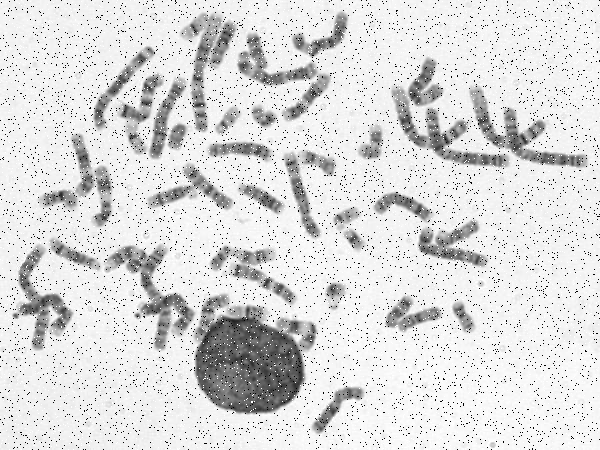
%> input picture TP1/chromosomes.tif, 600 x 450 px
$ octave yanis.m   (GNU Octave 9; MATLAB toolbox functions it lacks are replaced by stand-ins)
%> lines starting %> are read from the running program, lines starting %| are printed output that depends on the picture; in (x1, y1, x2, y2) boxes, pixels count from 0 and x2, y2 are one past the last pixel; in counts of white or black regions, pixels touching at a corner belong together; the program's own positions count from 1
%%%%%%%%%%%%%%%%%%%% PARTIE 1 - RESTAURATION DE L'IMAGE %%%%%%%%%%%%%%%%%%%%

%% Ouverture de l'image
% Importation de l'image des chromosomes dans l'environnement Matlab.
I = imread('chromosomes.tif');
%> I is the input picture: size 450x600 uint8; min 0, max 255, mean 219.6

% Vérifier si l'image est en couleur et la convertir en niveaux de gris si nécessaire.
if size(I, 3) == 3
    I = rgb2gray(I);  % Conversion en niveaux de gris si l'image est en couleur.
end

figure(1);
imshow(I);
title('Figure 1 : Image originale en niveaux de gris');

%% Filtrage médian pour suppression du bruit
% Application d'un filtre médian pour supprimer le bruit sans flouter les contours des chromosomes.
J = medfilt2(I, [5 5]);

figure(2);
imshowpair(I, J, 'montage');
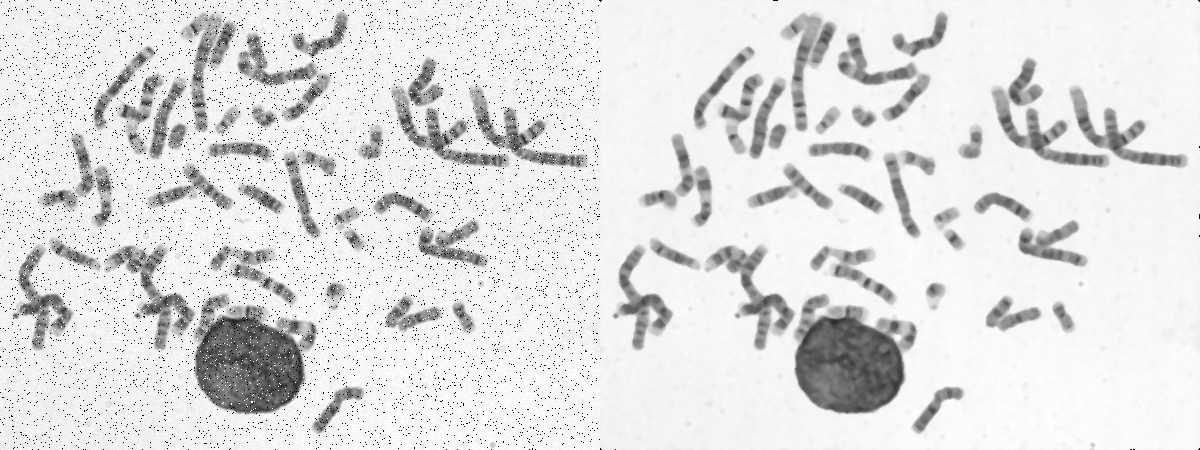
%> displayed picture: size 450x1200, on the screen's scale of 0 to 255; min 0, max 255, mean 223.6
title('Figure 2 : Image originale (gauche) et filtrée par médiane (droite)');

%% Binarisation de l'image
% Utilisation de la méthode de seuillage automatique d'Otsu pour transformer l'image en niveaux de gris
% en une image binaire (noir et blanc), ce qui permet de distinguer les chromosomes du fond.
tresh = graythresh(J);  % Calcul automatique du seuil avec la méthode d'Otsu.
%> tresh = 0.729
I_segmentation = imbinarize(J, tresh);  % Binarisation de l'image.
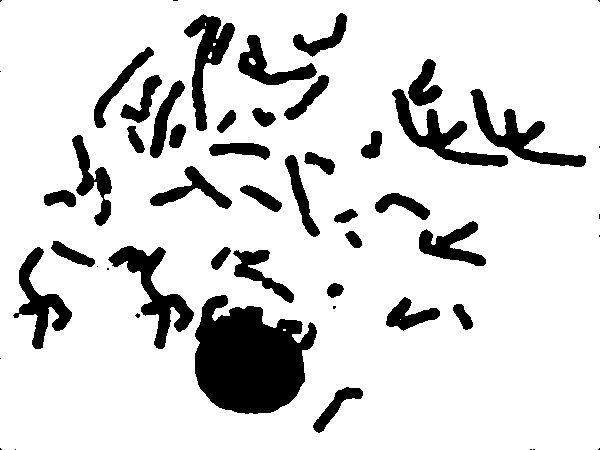
%> I_segmentation: size 450x600 logical; 84.9% white; 53 black regions (17 under 20 px), largest, box (x1, y1, x2, y2) and area: (195, 295, 317, 414) 10068, (108, 246, 194, 349) 2604, (470, 89, 586, 167) 2372

figure(3);
imshowpair(J, I_segmentation, 'montage');
title('Figure 3 : Image filtrée (gauche) et binarisée (droite)');

%% Amélioration de l'image binaire par opérations morphologiques
% Utilisation de l'ouverture morphologique pour supprimer les petites taches blanches
% tout en préservant la forme des chromosomes.
elemstrct = strel('disk', 2);  % Élément structurant circulaire de rayon 2 pixels.
I_opened = imopen(I_segmentation, elemstrct);  % Ouverture morphologique (érosion suivie de dilatation).
%> I_opened: size 450x600 logical; 84.7% white; 49 black regions (16 under 20 px), largest, box (x1, y1, x2, y2) and area: (195, 295, 317, 414) 10094, (392, 59, 508, 167) 3290, (108, 246, 194, 349) 2653

figure(4);
imshowpair(I_segmentation, I_opened, 'montage');
title('Figure 4 : Image binarisée (gauche) et après ouverture morphologique (droite)');

%% Fermeture morphologique pour combler les petits trous
% Application d'une fermeture morphologique (dilatation suivie d'érosion) pour combler les petits trous
% à l'intérieur des chromosomes et les rendre plus compacts.
I_closed = imclose(I_segmentation, elemstrct);
%> I_closed: size 450x600 logical; 84.9% white; 52 black regions (15 under 20 px), largest, box (x1, y1, x2, y2) and area: (195, 295, 317, 414) 10056, (108, 246, 194, 349) 2598, (470, 89, 586, 167) 2364

figure(5);
imshowpair(I_segmentation, I_closed, 'montage');
title('Figure 5 : Image binarisée (gauche) et après fermeture morphologique (droite)');


%%%%%%%%%%%%%%%%%%%% PARTIE 2 - DÉTECTION ET ÉTIQUETAGE DES CHROMOSOMES %%%%%%%%%%%%%%%%%%%%

%% Étape 1 : Détection des contours en soustrayant l'image érodée de l'image segmentée
% Nous allons réaliser une érosion sur l'image fermée puis soustraire cette image érodée
% de l'image segmentée afin de détecter les contours des chromosomes.

% Appliquer l'érosion sur l'image fermée
I_erosion = imerode(I_closed, elemstrct);  % Érosion de l'image fermée avec le même élément structurant
%> I_erosion: size 450x600 logical; 80.5% white; 44 black regions (9 under 20 px), largest, box (x1, y1, x2, y2) and area: (193, 293, 319, 416) 11020, (390, 57, 510, 169) 4268, (106, 244, 196, 351) 3387

% Soustraction de l'image érodée de l'image fermée pour obtenir les contours
I_contour = I_closed - I_erosion;
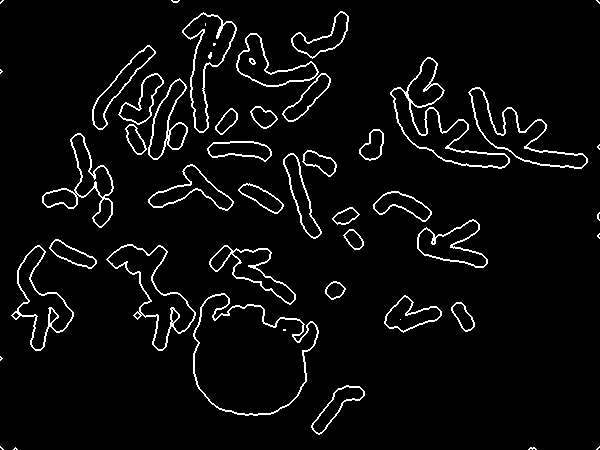
%> I_contour: size 450x600 double; values 0 (black) and 1 (white), 4.5% white in thin lines or dots

% Affichage de l'image des contours
figure;
imshow(I_contour);
title('Contours des chromosomes');

%% Étape 2 :  suppression de la  tache en filtrant par taille

% Inverser l'image binaire pour que les chromosomes soient en blanc et le fond en noir
I_inverted = imcomplement(I_segmentation);

% Définir une plage pour les tailles des objets à conserver (chromosomes)
taille_min = 150;  % Taille minimale supposée pour un chromosome
taille_max = 3000;  % Taille maximale supposée pour un chromosome

% Utiliser bwareafilt pour conserver uniquement les objets dont la taille est comprise dans cette plage
I_clean = bwareafilt(I_inverted, [taille_min, taille_max]);  % Conserver uniquement les objets dans la plage de taille
%> I_clean: size 450x600 logical; 11.4% white; 35 white regions, largest, box (x1, y1, x2, y2) and area: (108, 246, 194, 349) 2604, (470, 89, 586, 167) 2372, (392, 89, 508, 167) 2366

% Inverser à nouveau l'image pour revenir à l'image originale (chromosomes en blanc)
I_clean = imcomplement(I_clean);

% Affichage de l'image avant et après suppression des taches
figure;
imshowpair(I_segmentation, I_clean, 'montage');
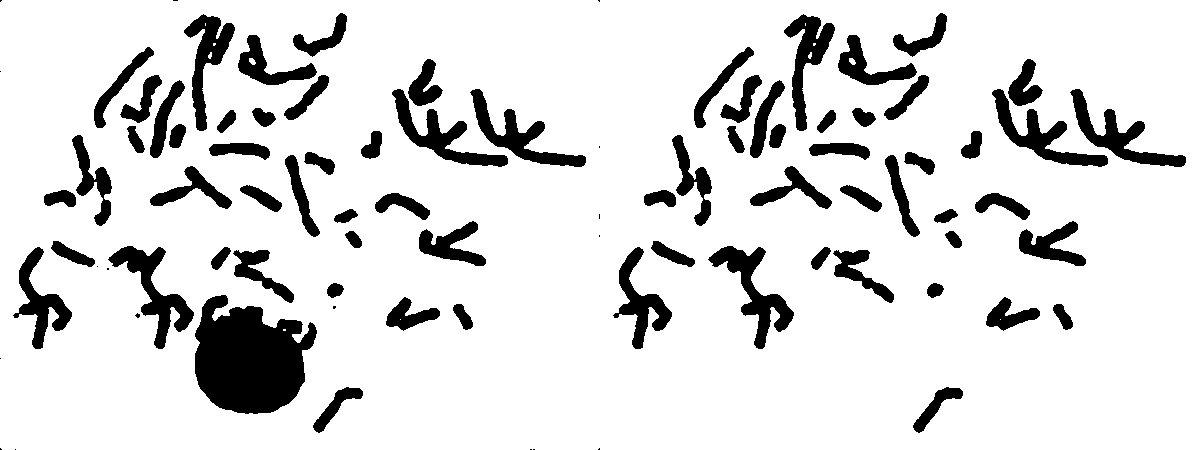
%> displayed picture: size 450x1200, on the screen's scale of 0 to 255; 86.7% white; 88 black regions (17 under 20 px), largest, box (x1, y1, x2, y2) and area: (195, 295, 317, 414) 10068, (108, 246, 194, 349) 2604, (708, 246, 794, 349) 2604
title('Image avant (gauche) et après (droite) suppression des taches basées sur la taille');

%% Étape 3 : Suppression des pixels résiduels avec ouverture et retour à un fond noir
% Élément structurant circulaire de rayon 1 pixel
elemstruct_small = strel('disk', 1);

% Appliquer l'ouverture morphologique pour supprimer les petits résidus
I_clean_final = imopen(I_clean, elemstruct_small);
%> I_clean_final: size 450x600 logical; 88.6% white; 35 black regions, largest, box (x1, y1, x2, y2) and area: (108, 246, 194, 349) 2607, (470, 89, 586, 167) 2374, (392, 89, 508, 167) 2368

% Assurer que le fond est noir et les chromosomes sont en blanc
I_clean_final = imcomplement(I_clean_final);

% Affichage de l'image avant et après suppression des pixels résiduels
figure;
imshowpair(I_clean, I_clean_final, 'montage');
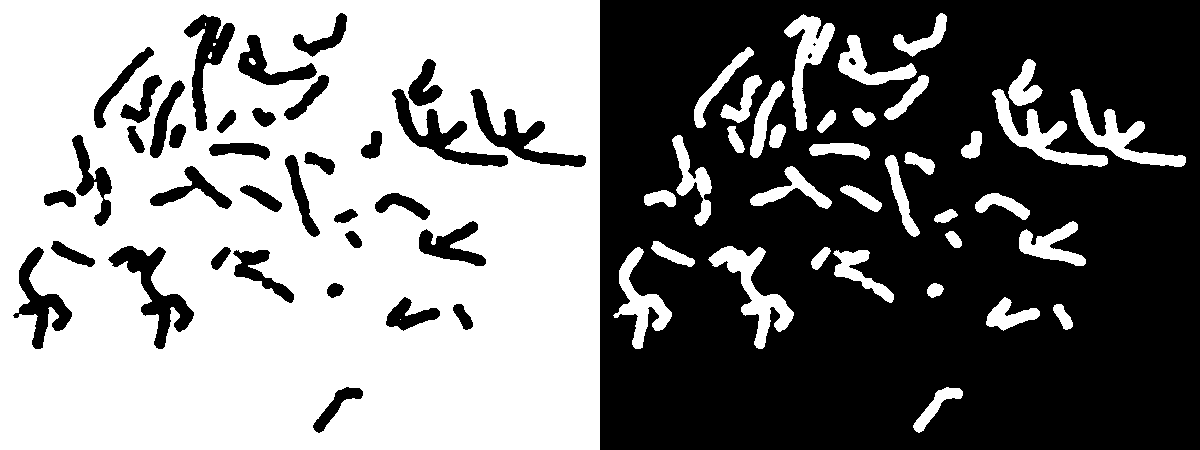
%> displayed picture: size 450x1200, on the screen's scale of 0 to 255; 50% white; 39 black regions (2 under 20 px), largest, box (x1, y1, x2, y2) and area: (600, 0, 1200, 450) 239147, (108, 246, 194, 349) 2604, (470, 89, 586, 167) 2372
title('Image avant (gauche) et après (droite) suppression des pixels résiduels ');

%% Étape 4 : Étiquetage des chromosomes et comptage
% Nous utilisons bwlabel pour étiqueter chaque composante connexe
% et déterminer le nombre total de chromosomes détectés.

% Étiqueter les composantes connexes (chromosomes) dans l'image
[L, num] = bwlabel(I_clean_final);
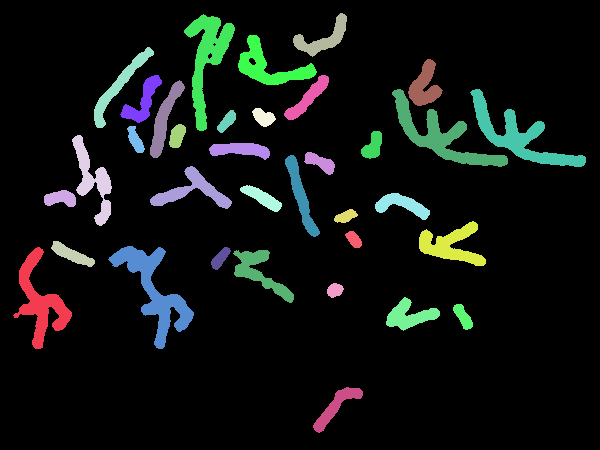
%> L: size 450x600 double; 36 distinct labels, from 0 to 35; one colour per label, 0 black
%> num = 35

% Afficher le nombre de chromosomes détectés
disp(['Nombre de chromosomes détectés : ', num2str(num)]);
%| Nombre de chromosomes détectés : 35

% Conversion des étiquettes en couleurs pour visualiser chaque chromosome
L_rgb = label2rgb(L, 'jet', 'w', 'shuffle');  % 'jet' pour la colormap, 'k' pour fond noir
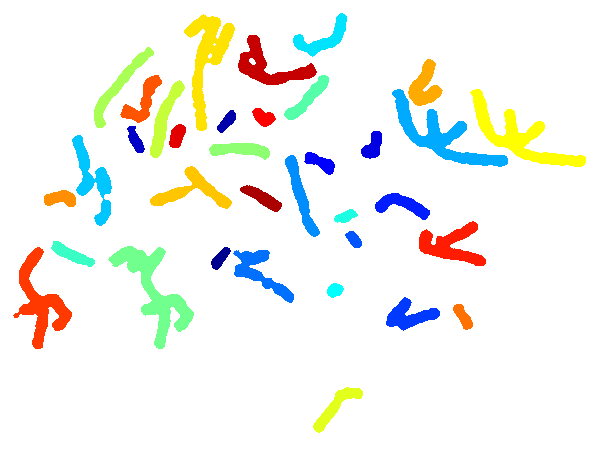
%> L_rgb: size 450x600x3 uint8; mean R, G, B 242.1, 243.8, 238.1

% Affichage de l'image avec les chromosomes étiquetés
figure;
imshow(L_rgb);
title(['Étiquetage des chromosomes (Nombre détecté = ', num2str(num), ')']);
